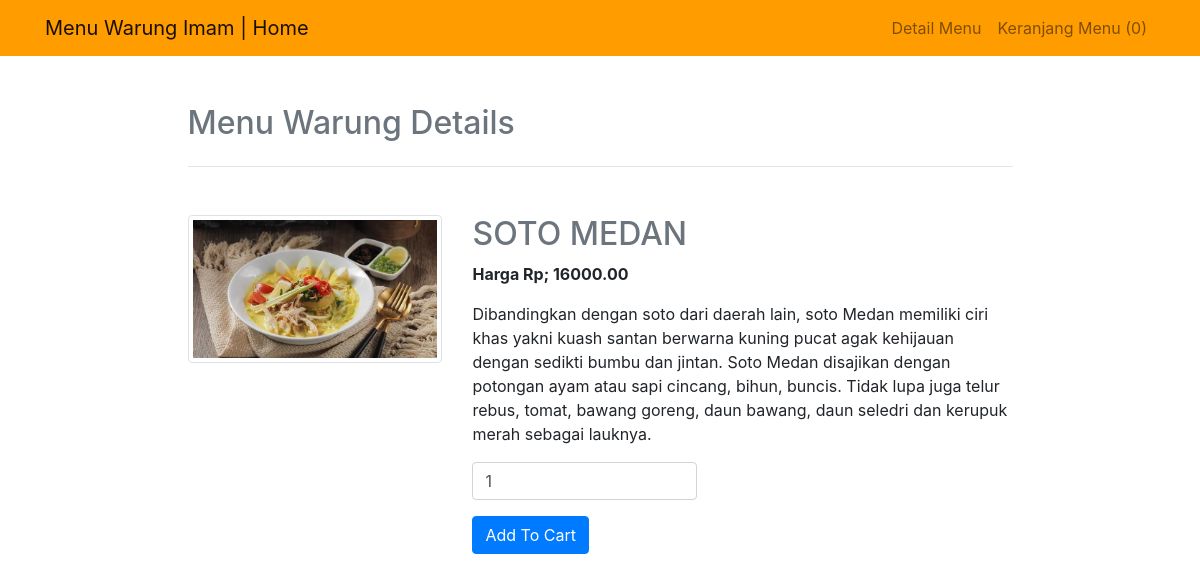
Page /view_details.php?id=24 on the committed database.
### tables this page shows
CREATE TABLE `products` (
  `PID` int(10) UNSIGNED NOT NULL,
  `PRODUCT` varchar(45) NOT NULL DEFAULT '',
  `PRICE` double(10,2) NOT NULL DEFAULT 0.00,
  `IMAGE` varchar(45) NOT NULL DEFAULT '',
  `DESCRIPTION` text DEFAULT NULL
);

### view_details.php (the view, shortened to what this page needs)
<?php
	include "config.php";
	$data=[];
	$sql="select * from products where PID={$_GET["id"]}";
	$res=$con->query($sql);
	if($res->num_rows>0){
		$data=$row=$res->fetch_assoc();
	}
?>
<html>
	<head>
		<link rel="stylesheet" href="https://maxcdn.bootstrapcdn.com/bootstrap/4.0.0/css/bootstrap.min.css">
    </head>
    <body>
	<?php include "navbar.php"; ?>
        <div class='container mt-5'>
			<div class='row'>
				<div class='col-md-9 mx-auto'>
					<h2 class='text-muted mb-4'>Menu Warung Details</h2><hr>
					<div class='row mt-5'>
						<div class='col-md-4'>
							  <img src="images/<?php echo $data["IMAGE"]; ?>" class='img-thumbnail'>
						</div>
						<div class='col-md-8'>
							<h2 class='text-muted'><?php echo $data["PRODUCT"]; ?></h2>
							<p class="font-weight-bold">Harga Rp; <?php echo $data["PRICE"]; ?></p>
							<p><?php echo $data["DESCRIPTION"]; ?></p>
							<form method='post' action='<?php echo $_SERVER["REQUEST_URI"];?>'>
									<p><input type='number' min='1' value='1' name='qty' required class='form-control col-md-5'></p>
								<input type='submit' name='submit' value='Add To Cart' class='btn btn-primary'>
							</form>
						</div>
					</div>
				</div>
			</div>
		</div>
    </body>
</html>

### rows in the picture
products: IMAGE (picture), PRODUCT "SOTO MEDAN", PRICE "16000.00", DESCRIPTION "Dibandingkan dengan soto dari daerah lain, soto Medan memiliki ciri khas yakni kuash santan berwarna kuning pucat agak kehijauan dengan sedikti bumbu dan jintan. Soto Medan disajikan dengan potongan ayam atau sapi cincang, bihun, buncis. Tidak lupa juga telur rebus, tomat, bawang goreng, daun bawang, daun seledri dan kerupuk merah sebagai lauknya."

### other values in the picture
$cart->get_cart_count() "0"
